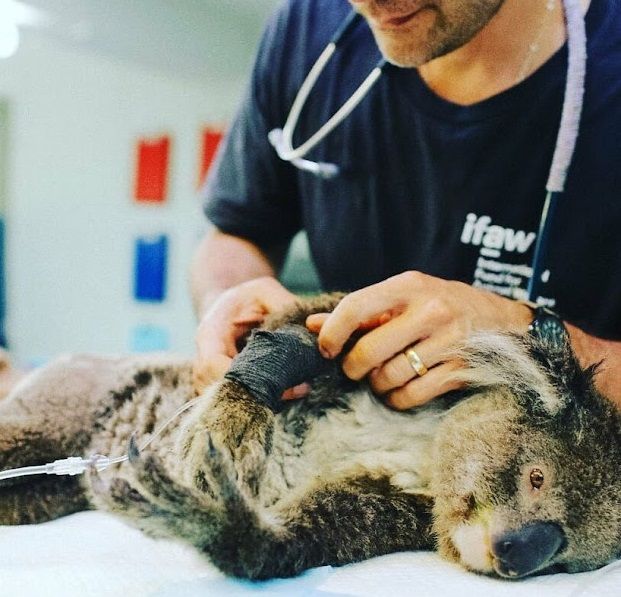
#> input picture images/85141456_1109573669375336_2893971139789337413_n-617b24d8b8c4a__880.jpg, 621 x 597 px; its folder holds 3 pictures in this run
$ python program4.py
#> lines starting #> are read from the running program, lines starting #| are printed output that depends on the picture; after the words box and inside, x2 and y2 are one past the last pixel; in counts of white or black regions, pixels touching at a corner belong together
import cv2
import numpy as np
import os

# Prompt user to enter number to be added to the image
num = int(input("+ mấy : "))
#> the answer given: 3

# Load all images from the folder
images = []
for image_path in os.listdir("images"):
    image = cv2.imread(os.path.join("images", image_path))
#> image is the input picture: shape (597, 621, 3); mean B, G, R 121, 128.9, 128.5
    if image is not None:
        images.append(cv2.copyMakeBorder(cv2.resize(image, (446, 446)), 2, 2, 2, 2, cv2.BORDER_CONSTANT, None, value=[255, 255, 255]))

# Add border, text, Gaussian blur, and brightness reduction to the last image
font = cv2.FONT_HERSHEY_SIMPLEX
img5 = images[-1].copy()
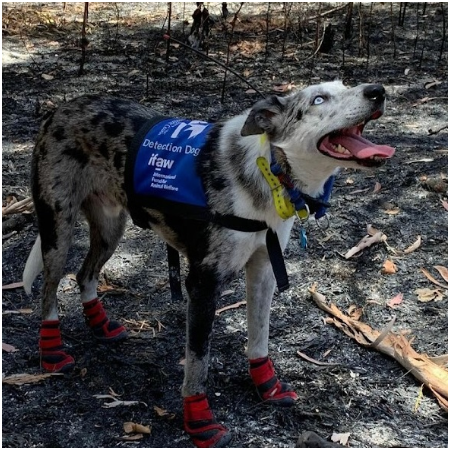
#> img5: shape (450, 450, 3); mean of channels 0, 1, 2 71.4, 69.2, 69.7; drawn as B, G, R
cv2.putText(img5, '+'+str(num), (int((img5.shape[1] - cv2.getTextSize('+'+str(num), font, 2, 5)[0][0]) / 2), int((img5.shape[0] + cv2.getTextSize('+'+str(num), font, 2, 5)[0][1]) / 2)), font, 2, (255, 255, 255), 5, cv2.LINE_AA)
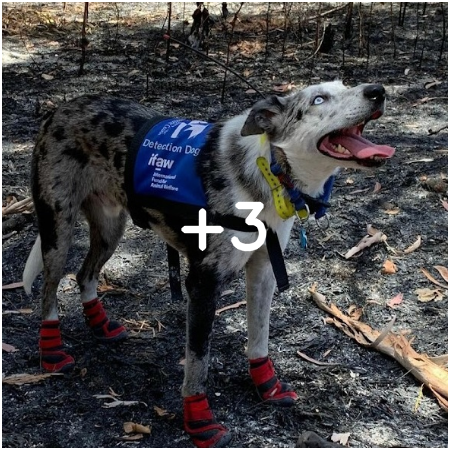
#> img5: shape (450, 450, 3); 0.78% of pixels changed, all inside (x1, y1, x2, y2) = (181, 201, 267, 252); drawn as B, G, R
img5 = cv2.GaussianBlur(img5, (5, 5), 0)
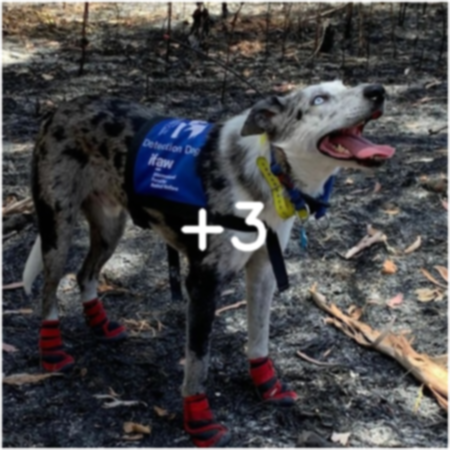
#> img5: shape (450, 450, 3); mean of channels 0, 1, 2 72.5, 70.4, 70.9; drawn as B, G, R
img5 = cv2.addWeighted(img5, 1.0, img5, 0, -20)

# Create a black canvas and paste images on the canvas
canvas = np.zeros((900, 900, 3), dtype=np.uint8)
canvas[:550, :900] = cv2.resize(images[0], (900, 550))
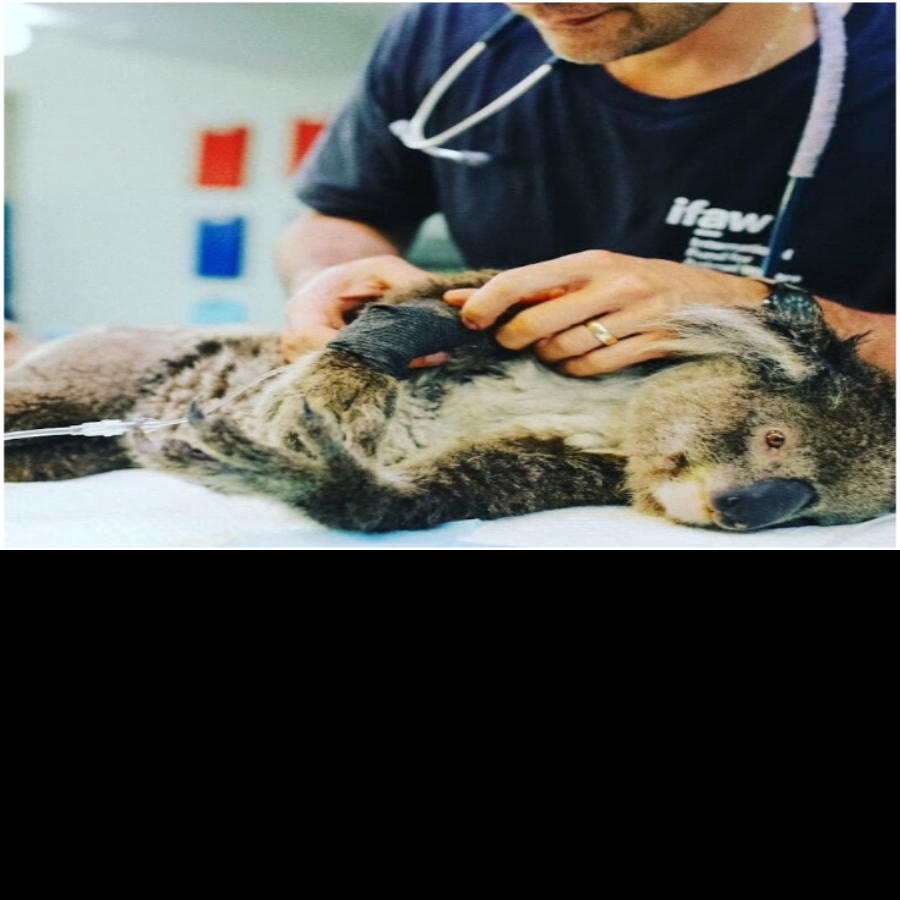
#> canvas: shape (900, 900, 3); mean of channels 0, 1, 2 75.3, 80, 79.7; drawn as B, G, R
canvas[550:, :450] = cv2.resize(images[1], (450, 350))
canvas[550:, 450:] = cv2.resize(img5, (450, 350))
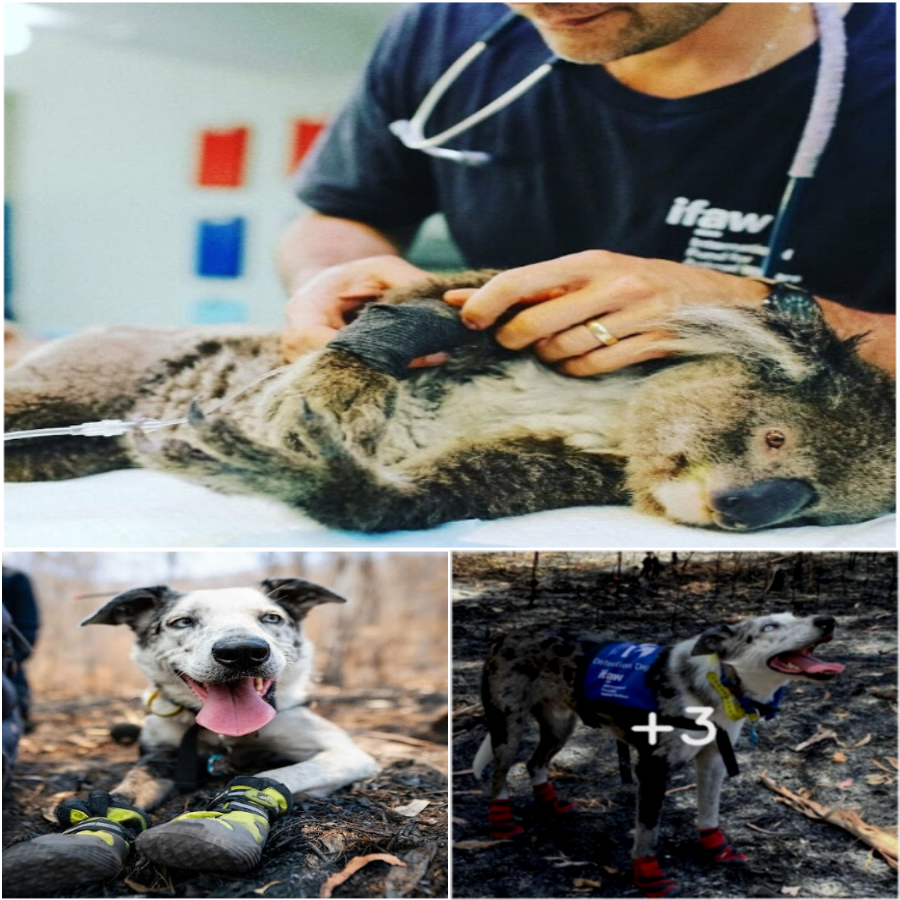
#> canvas: shape (900, 900, 3); mean of channels 0, 1, 2 107.8, 113.2, 114.5; drawn as B, G, R
# Show the result
cv2.imwrite('output.jpg', canvas)
cv2.imshow('Result', canvas)
cv2.waitKey(0)
cv2.destroyAllWindows()
